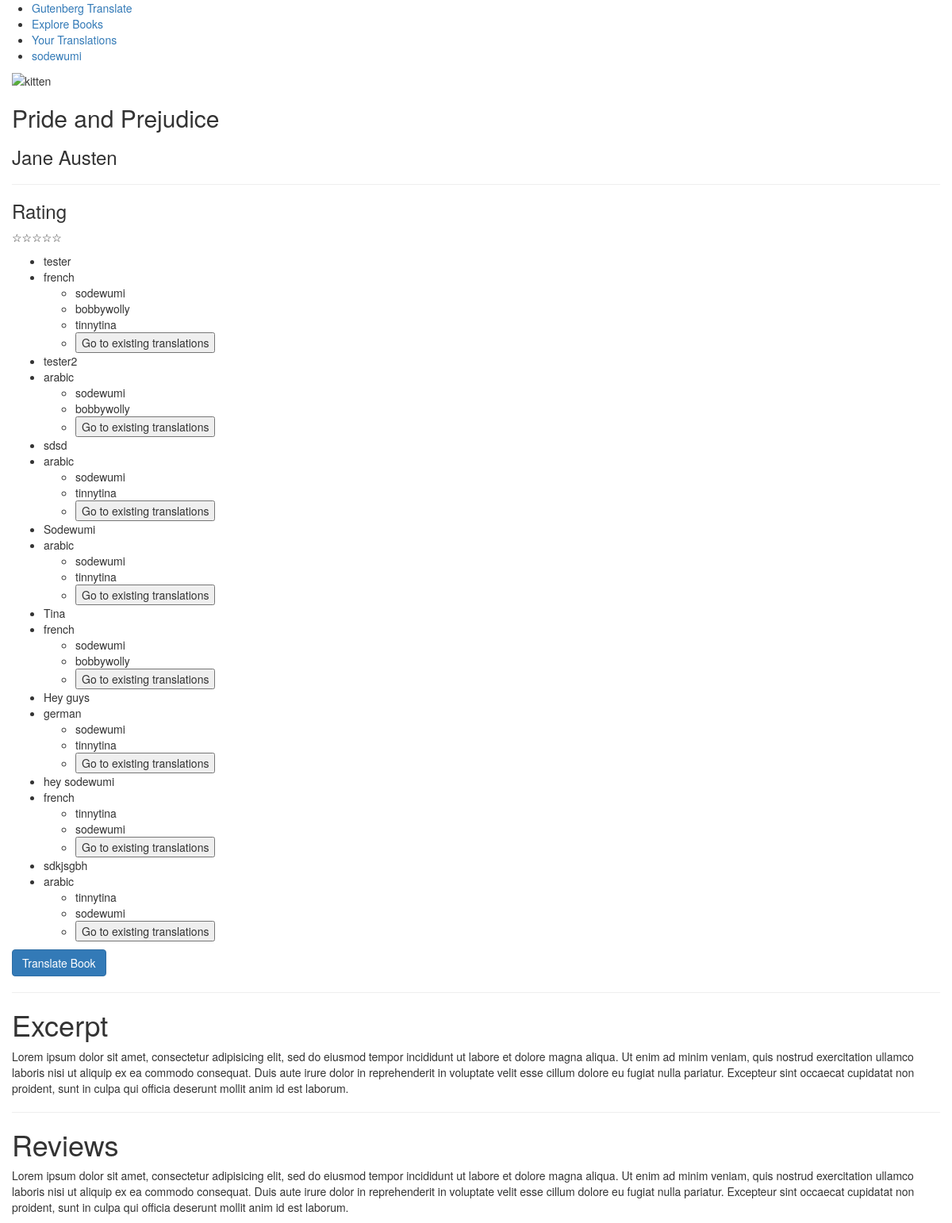
The page /description/42671 (signed in) on the database its author committed.
### model.py (models this page shows, shortened)
class Book(db.Model):
    __tablename__ = "books"
    book_id = db.Column(db.Integer, primary_key=True, autoincrement=True)
    name = db.Column(db.String(50), nullable=False)
    author = db.Column(db.String(45))
    reviews = db.Column(db.String())
    rating = db.Column(db.Integer)
    cover = db.Column(db.String())
    genre_name = db.Column(db.String(10))
    gutenberg_extraction_num = db.Column(db.String(10))
    isbn = db.Column(db.String(10))
    chapters = db.relationship("Chapter", backref="book")
    groups = db.relationship("Group", backref=db.backref("books"),
        secondary="bookgroups")

class Group(db.Model):
    __tablename__ = "groups"
    group_id = db.Column(db.Integer, primary_key=True, autoincrement=True)
    group_name = db.Column(db.String(30), nullable=False)

class BookGroup(db.Model):
    __tablename__ = "bookgroups"
    bookgroup_id = db.Column(db.Integer, primary_key=True, autoincrement=True)
    language = db.Column(db.String(15))
    group_id = db.Column(db.Integer, db.ForeignKey("groups.group_id"))
    book_id = db.Column(db.Integer, db.ForeignKey("books.book_id"))
    translations = db.relationship("Translation", backref="bookgroups")
    group = db.relationship("Group", backref=db.backref("bookgroups"))

class User(db.Model):
    __tablename__ = "users"
    user_id = db.Column(db.Integer, primary_key=True, autoincrement=True)
    email = db.Column(db.String(50), nullable=False, unique=True)
    password = db.Column(db.String(15), nullable=False)
    username = db.Column(db.String(15), nullable=False, unique=True)
    groups = db.relationship("Group", backref=db.backref("users"),
            secondary="usergroups")

### server.py (the view)
@app.route("/description/<int:gutenberg_extraction_number>", methods=["GET"])
def display_book_description(gutenberg_extraction_number):
    book_obj = Book.query.filter_by(gutenberg_extraction_num =
        gutenberg_extraction_number).one()
    current_user = User.query.filter(User.user_id == session[u'login'][1]).one()
    current_groups_list = current_user.groups
    group_language_dict = {}
    for group in current_groups_list:
        language = group.bookgroups[0].language
        bookgroup_id = group.bookgroups[0].bookgroup_id
        group_language_dict.setdefault(group.group_id, [language])
        if bookgroup_id not in group_language_dict[group.group_id]:
            group_language_dict[group.group_id].append(bookgroup_id)
    return render_template("book_description.html", display_book = book_obj,
        gutenberg_extraction_number=gutenberg_extraction_number,
        current_user=current_user, group_language_dict=group_language_dict)

### templates/book_description.html (shortened to what this page needs)
{% extends 'base.html' %}
{% block body %}
<div id="book_info">
    <p id="book_cover">
        <img src="http://placekitten.com/g/200/300" alt="kitten">
    </p>
    <div id="basic_book_info">
        <h2>{{ display_book.name }}</h2>
        <h3>{{ display_book.author }}</h3>
        <hr>
        <div id="book_rating">
            <h3>Rating</h3>
            <p>
                <span>☆</span><span>☆</span><span>☆</span><span>☆</span><span>☆</span>
            </p>
        </div>
        {% if current_user.groups %}
            <ul>
                {% for group in current_user.groups %}
                <li>{{ group.group_name }}</li>
                <li>
                    {{ group_language_dict[group.group_id][0] }}
                </li>
                    <ul>
                        {% for user in group.users %}
                        <li>{{ user.username }}</li>
                        {% endfor %}
                        <li>
                            <form class="edit_book_form" action="/rendertranslations"
                                    method="GET" data-bookId ="{{ display_book.book_id }}"
                                    data-language="{{ group_language_dict[group.group_id][0] }}"
                                    data-groupid="{{ group.group_id }}">
                                <input type="submit" value='Go to existing translations'>
                            </form>
                        </li>
                    </ul>
                {% endfor %}
            </ul>
        {% endif %}
        <button type="button" class="btn btn-primary" data-toggle="modal"
                data-target="#add_book_form">
            Translate Book
        </button>
    </div>
</div>
<hr>
<div id="book_excerpt">
    <h1>Excerpt</h1>
    <p>
        Lorem ipsum dolor sit amet, consectetur adipisicing elit, sed do eiusmod
        tempor incididunt ut labore et dolore magna aliqua. Ut enim ad minim veniam,
        quis nostrud exercitation ullamco laboris nisi ut aliquip ex ea commodo
        consequat. Duis aute irure dolor in reprehenderit in voluptate velit esse
        cillum dolore eu fugiat nulla pariatur. Excepteur sint occaecat cupidatat non
        proident, sunt in culpa qui officia deserunt mollit anim id est laborum.
    </p>
</div>
<hr>
<div id="book_reviews">
    <h1>Reviews</h1>
    <p>
        Lorem ipsum dolor sit amet, consectetur adipisicing elit, sed do eiusmod
        tempor incididunt ut labore et dolore magna aliqua. Ut enim ad minim veniam,
        quis nostrud exercitation ullamco laboris nisi ut aliquip ex ea commodo
        consequat. Duis aute irure dolor in reprehenderit in voluptate velit esse
        cillum dolore eu fugiat nulla pariatur. Excepteur sint occaecat cupidatat non
        proident, sunt in culpa qui officia deserunt mollit anim id est laborum.
    </p>
</div>
{% endblock %}

### templates/base.html (shortened to what this page needs)
<!DOCTYPE html>
<html>
<head>
    <link rel="stylesheet" type="text/css" href="/static/css/style.css">
    <link rel="stylesheet" type="text/css" href="/static/bootstrap/css/bootstrap.css">
</head>
<body>
    <nav>
        <ul>
            <li><a href="/">Gutenberg Translate</a></li>
            <li><a href="/explore">Explore Books</a></li>
            {% if session.get('login') %}
            <li><a href="/profile/{{ session['login'][1] }}">Your Translations</a></li>
            <li><a href="#"> {{ session['login'][0] }} </a></li>
            {% else %}
            <li>login</li>
            {%endif%}
        </ul>
    </nav>
     <div class="container-fluid">
        {% block body %}
        {% endblock %}
    </div>
</body>
</html>

### rows shown on the page
Book: name "Pride and Prejudice", author "Jane Austen"
Group: group_name "tester"
BookGroup: language "french"
User: username "sodewumi"
User: username "bobbywolly"
User: username "tinnytina"
Group: group_name "tester2"
BookGroup: language "arabic"
Group: group_name "sdsd"
BookGroup: language "arabic"
Group: group_name "Sodewumi"
BookGroup: language "arabic"
Group: group_name "Tina"
BookGroup: language "french"
Group: group_name "Hey guys"
BookGroup: language "german"
Group: group_name "hey sodewumi"
BookGroup: language "french"
Group: group_name "sdkjsgbh"
BookGroup: language "arabic"

### other values the page prints
{{ session['login'][0] }} "sodewumi"
